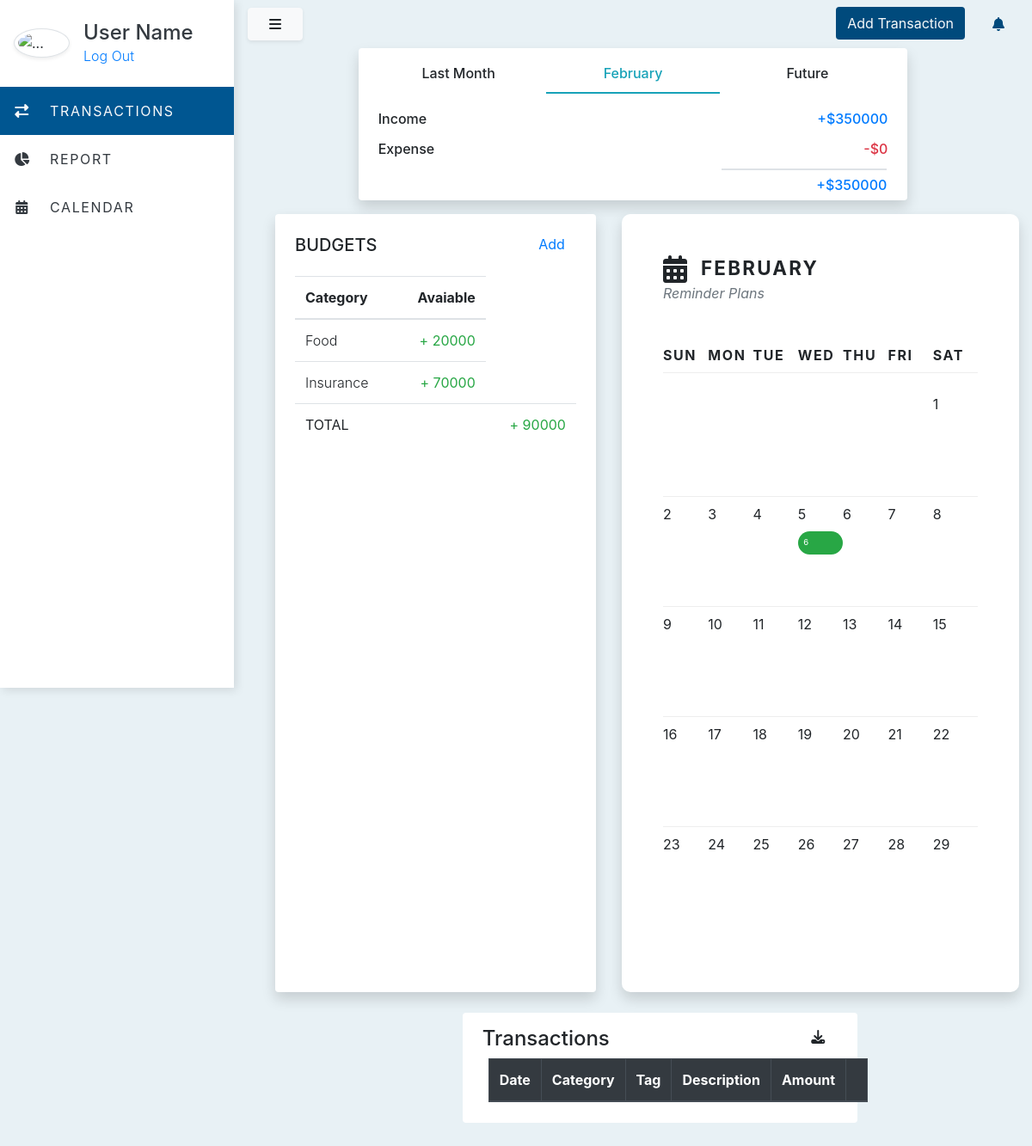
Page /Asi/dashboard.php?month=02 (signed in) on the committed database.
### tables this page shows
CREATE TABLE `expense_budget` (
  `exp_bud_id` int(11) NOT NULL,
  `exp_cat_fk_id` int(11) NOT NULL,
  `exp_user_fk_id` int(11) NOT NULL,
  `exp_bud_cat` varchar(255) NOT NULL,
  `exp_bud_month` int(5) NOT NULL,
  `exp_bud_amount` int(255) NOT NULL,
  `exp_bud_used_amount` int(255) NOT NULL
);

### Asi/dashboard.php (the view, shortened to what this page needs)
<?php
include("buildCalendar.php");
if (isset($_SESSION['user'])) {
    $id = $_SESSION['id'];
    $month = $_GET['month'];
    $currentMonth = $month;
} else if (!isset($_SESSION['user'])) {
    header("location: ../main/signinPage.php?");
    exit();
}
?>
<!DOCTYPE html>
<html lang="en">
<head>
    <link rel="stylesheet" type="text/css" href="https://stackpath.bootstrapcdn.com/bootstrap/4.4.1/css/bootstrap.min.css">
    <link rel="stylesheet" href="https://stackpath.bootstrapcdn.com/bootstrap/4.3.1/css/bootstrap.min.css">
    <link rel="stylesheet" href="https://stackpath.bootstrapcdn.com/font-awesome/4.7.0/css/font-awesome.min.css">
    <link rel="stylesheet" href="main.css">
    <link rel="stylesheet" href="https://cdn.datatables.net/1.10.19/css/dataTables.bootstrap4.min.css">
</head>
<body>
    <div class="vertical-nav bg-white" id="sidebar">
        <div class="py-4 px-3">
            <div class="media d-flex align-items-center"><img src="https://res.cloudinary.com/mhmd/image/upload/v1556074849/avatar-1_tcnd60.png" alt="..." width="65" class="mr-3 rounded-circle img-thumbnail shadow-sm">
                <div class="media-body">
                    <h4 class="m-0 text-dark">User Name</h4>
                    <p class="font-weight-light text-dark mb-0"> <a href="../main/logout_inc.php">Log Out</a></p>
                </div>
            </div>
        </div>
        <ul class="nav flex-column mb-0">
            <li class="nav-item active-ground py-2">
                <a href="home.html" class="nav-link text-light text-uppercase">
                    <i class="fa fa-exchange mr-3 fa-fw" aria-hidden="true"></i>
                    Transactions
                </a>
            </li>
            <li class="nav-item py-2">
                <a href="report.html" class="nav-link text-dark text-uppercase">
                    <i class="fa fa-pie-chart mr-3 fa-fw" aria-hidden="true"></i>
                    Report
                </a>
            </li>
            <li class="nav-item py-2">
                <a href="#" class="nav-link text-dark text-uppercase">
                    <i class="fa fa-calendar mr-3 fa-fw" aria-hidden="true"></i>
                    Calendar
                </a>
            </li>
        </ul>
    </div>
    <div class="page-content p-0" id="content">
        <nav class="navbar">
            <button id="sidebarCollapse" type="button" class="btn btn-light shadow-sm px-4"><i class="fa fa-bars mr-0"></i></button>
            <ul class="nav justify-content-end">
                <li class="nav-link py-0">
                    <button type="button" class="btn bg-darkblue text-light addBtn" data-toggle="" onclick="test();" data-target="">Add Transaction</button>
                </li>
                <li class="nav-item dropdown">
                    <a class="nav-link text-darkblue" href="#" id="navbarDropdown" role="button" data-toggle="dropdown" aria-haspopup="true" aria-expanded="false">
                        <i class="fa fa-bell"></i>
                    </a>
                </li>
            </ul>
        </nav>
        <div class="row d-flex justify-content-center">
            <div class="col-md-8 shadow bg-white rounded">
                <div class="row py-3 justify-content-center mx-auto">
                    <div class="col py-1 text-center">
                        <h6>Last Month</h6>
                    </div>
                    <div class="col py-1 text-center border-bottom border-2 border-info">
                        <h6 class="text-info">
                            <?php
                            if ($month == "01") {
                                echo ("January");
                            } else if ($month == "02") {
                                echo ("February");
                            } else if ($month == "03") {
                                echo ("March");
                            } else if ($month == "04") {
                                echo ("April");
                            } else if ($month == "05") {
                                echo ("May");
                            } else if ($month == "06") {
                                echo ("June");
                            } else if ($month == "07") {
                                echo ("July");
                            } else if ($month == "08") {
                                echo ("August");
                            } else if ($month == "09") {
                                echo ("September");
                            } else if ($month == "10") {
                                echo ("October");
                            } else if ($month == "11") {
                                echo ("November");
                            } else if ($month == "12") {
                                echo ("December");
                            }
                            ?>
                        </h6>
                    </div>
                    <div class="col py-1 text-center">
                        <h6>Future</h6>
                    </div>
                </div>
                <?php
                $totalExp = 0;
                $totalIn = 0;
                $sqlTotalIn = "SELECT * FROM income WHERE income_user_fk_id='$id' AND MONTH(income_dateTime)='$month' ";
                $resultTotalIn = mysqli_query($conn, $sqlTotalIn);
                while ($rowTotalIn = $resultTotalIn->fetch_assoc()) {
                    $totalIn = $totalIn + $rowTotalIn['income_amount'];
                }
                $totalNet = $totalIn - $totalExp;
                ?>
                <div class="row py-1 px-2">
                    <div class="col">
                        <h6>Income</h6>
                    </div>
                    <div class="col text-right text-primary">
                        <h6>+$<?php echo ($totalIn) ?></h6>
                    </div>
                </div>
                <div class="row py-1 px-2">
                    <div class="col">
                        <h6>Expense</h6>
                    </div>
                    <div class="col text-right text-danger">
                        <h6>-$<?php echo ($totalExp) ?></h6>
                    </div>
                </div>
                <div class="row px-2">
                    <div class="col">
                    </div>
                    <div class="col">
                    </div>
                    <div class="col pr-0 mr-3 border-top border-2 text-right">
                        <?php
                        if ($totalIn > $totalExp) {
                        ?>
                            <h6 class="pt-2 text-primary">+$<?php echo ($totalNet); ?></h6>
                        <?php
                        } else if ($totalIn < $totalExp) {
                        ?>
                            <h6 class='pt-2 text-danger'>-$<?php echo (abs($totalNet)); ?></h6>
                        <?php
                        } else if ($totalIn == $totalExp) {
                        ?>
                            <h6 class="pt-2 text-primary">+$<?php echo ($totalNet); ?></h6>
                        <?php
                        }
                        ?>
                    </div>
                </div>
            </div>
        </div>
        <div class="row ml-5 my-3 d-flex justify-content-center">
            <div class="col-md-5 shadow bg-white rounded">
                <div class="row py-3 px-2">
                    <div class="col">
                        <h5 class="my-2">BUDGETS</h5>
                    </div>
                    <div class="col text-right">
                        <button type="button" class="btn text-primary" data-toggle="" data-target="" onclick="addBud();">Add</button>
                    </div>
                </div>
                <div class="row justify-content-center mx-2">
                    <table class="table">
                        <thead>
                            <tr>
                                <th scope="col" class="text-left">Category</th>
                                <th scope="col" class="text-right">Avaiable</th>
                            </tr>
                        </thead>
                        <tbody>
                            <?php
                                $sqlBud = "SELECT * FROM expense_budget WHERE exp_user_fk_id='$id' AND exp_bud_month='$currentMonth' ";
                                $resultBud = mysqli_query($conn, $sqlBud);
                                $totalBudAmount = 0;
                                while($rowBud = mysqli_fetch_assoc($resultBud))
                                {
                                    $unused_amount = $rowBud['exp_bud_amount'] - $rowBud['exp_bud_used_amount'];
                                    $totalBudAmount = $totalBudAmount + $unused_amount;
                            ?>
                                    <tr>
                                        <th scope="row" class="font-weight-light"><?php echo($rowBud['exp_bud_cat']) ?></th>
                            <?php
                                    if ($unused_amount >= 0)
                                    {
                            ?>
                                        <td class="text-right text-success">+ <?php echo($unused_amount); ?></td>
                            <?php
                                    }
                                    else
                                    {
                            ?>
                                        <td class="text-right text-danger">- <?php echo(abs($unused_amount)); ?></td>
                            <?php
                                    }
                            ?>
                                    </tr>
                            <?php
                                }
                            ?>
                        </tbody>
                        <tfoot>
                            <tr class="">
                                <td class="font-weight-normal">TOTAL</td>
                                <td class="text-right text-success">
                                    <?php
                                        if($totalBudAmount >= 0)
                                        {
                                    ?>
                                        <td class="text-right text-success">+ <?php echo($totalBudAmount); ?></td>
                                    <?php
                                        }
                                        else
                                        {
                                    ?>
                                        <td class="text-right text-danger">- <?php echo(abs($totalBudAmount)); ?></td>
                                    <?php
                                        }
                                    ?>
                                </td>
                            </tr>
                        </tfoot>
                    </table>
                </div>
            </div>
            <div class="col">
                <div class="container">
                </div>
            </div>
        </div>
        <div class="row my-4 d-flex justify-content-center">
            <div class="col-md-11 bg-white rounded py-2">
                <div class="row mx-2 pt-2">
                    <h4>Transactions</h4>
                    <div class="col text-right">
                        <i class="fas fa-download"></i>
                    </div>
                </div>
                <div class="container">
                    <div class="table-responsive-lg">
                        <table class="table table-hover table-bordered TransactionTable" id="TransactionTable" style="width: 100%">
                            <thead class="thead-dark">
                                <tr>
                                    <th scope="col">Date</th>
                                    <th scope="col">Category</th>
                                    <th scope="col">Tag</th>
                                    <th scope="col">Description</th>
                                    <th scope="col">Amount</th>
                                    <th></th>
                                </tr>
                            </thead>
                        </table>
                    </div>
                </div>
            </div>
        </div>
    </div>
</body>
</html>

### Asi/main.css (style rules this page uses)
.vertical-nav { min-width: 17rem; width: 17rem; height: 100vh; position: fixed; top: 0; left: 0; box-shadow: 3px 3px 10px rgba(0, 0, 0, 0.1); transition: all 0.4s; }
.page-content { width: calc(100% - 17rem); margin-left: 17rem; transition: all 0.4s; }
body { background: #e8f1f5; min-height: 100vh; overflow-x: hidden; }
.text-uppercase { letter-spacing: 0.1em; }
.active-ground { background: #005691; }
.border-2 { border-width: 2px !important; }
.text-darkblue { color: #004a7c; }
.bg-darkblue { background-color: #004a7c; }

### rows in the picture
expense_budget: exp_bud_cat "Food", exp_bud_amount "20000"
expense_budget: exp_bud_cat "Insurance", exp_bud_amount "70000"

### other values in the picture
$totalIn "350000"
$totalExp "0"
$totalNet "350000"
$totalBudAmount "90000"
$monthName "FEBRUARY"
$day "SUN"
$day "MON"
$day "TUE"
$day "WED"
$day "THU"
$day "FRI"
$day "SAT"
$reminder_count "6"
